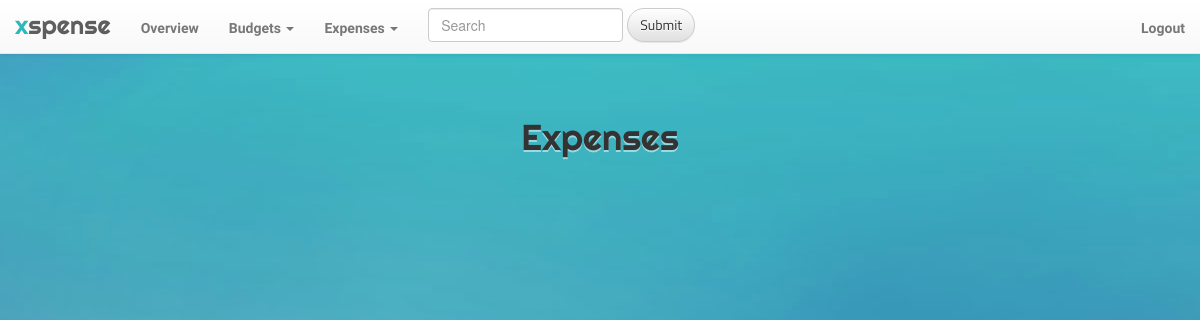
Before: /expenses (signed in) with the older database file.
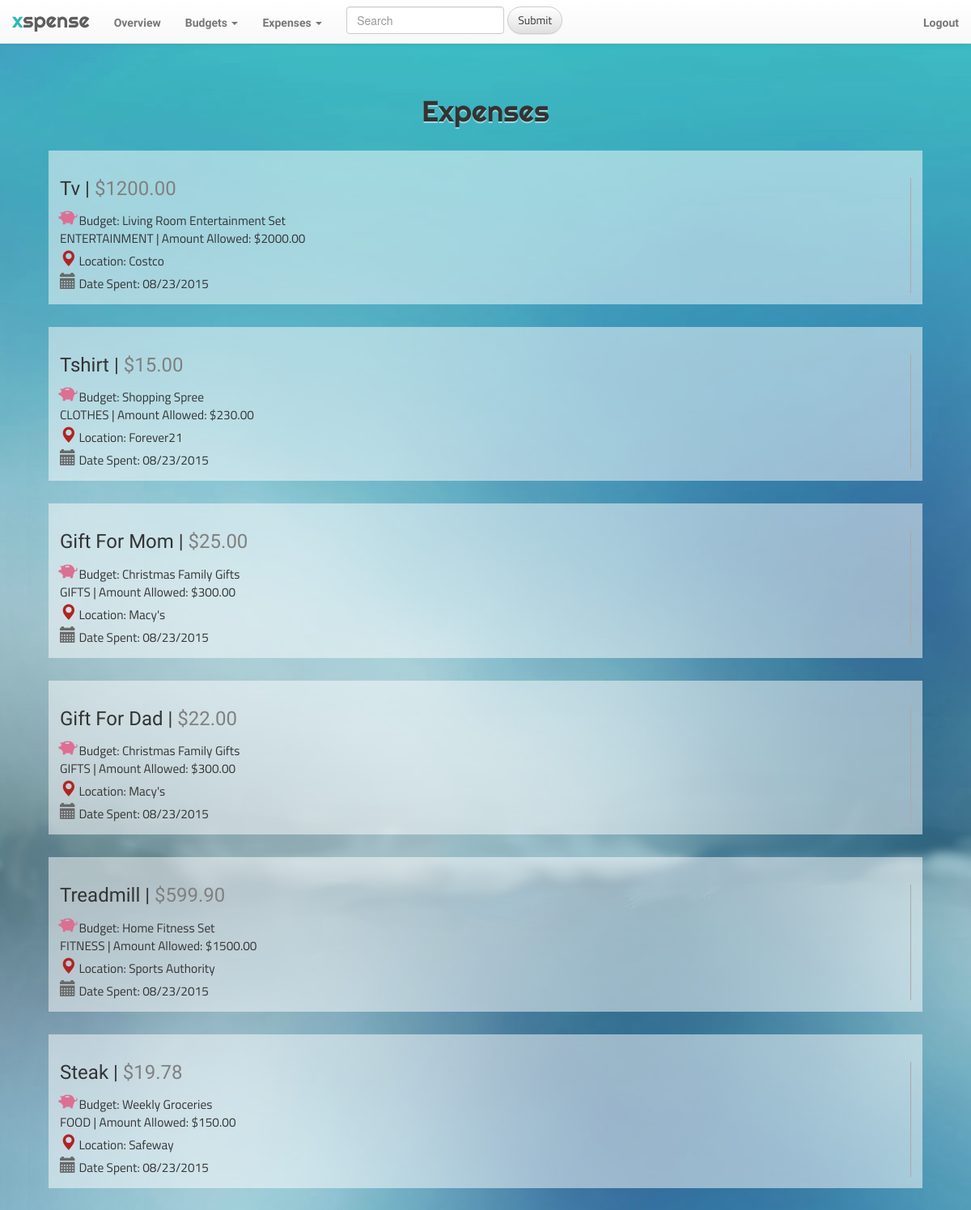
After: the same page with the newer database file.
### app_xspense/models.py (models this page shows, shortened)
class Expense(models.Model):
	user = models.ForeignKey('auth.User', null=True)
	budget = models.ForeignKey(Budget, on_delete=models.CASCADE, null=True, blank=True)
	item = models.TextField()
	price = models.DecimalField(max_digits=9, decimal_places=2)
	date = models.DateTimeField(
		default=timezone.now)
	location = models.TextField()

class Budget(models.Model):
	ELECTRONICS = 0
	OFFICE = 1
	ENTERTAINMENT = 2
	HOME_FURNITURE = 3
	CLOTHES = 4
	BABY_KIDS = 5
	TOYS_GAMES_CRAFTS = 6
	FOOD = 7
	HEALTH = 8
	BEAUTY = 9
	SPORTS_FITNESS = 10
	AUTO = 11
	GIFTS = 12
	OTHER = 13
	EDUCATION = 14
	category_choices = [
		(ELECTRONICS, 'electronics'),
		(OFFICE, 'office'),
		(ENTERTAINMENT, 'entertainment'),
		(HOME_FURNITURE, 'home/furniture'),
		(CLOTHES, 'clothes'),
		(BABY_KIDS, 'baby/kids'),
		(TOYS_GAMES_CRAFTS, 'toys/games/crafts'),
		(FOOD, 'food'),
		(HEALTH, 'health'),
		(BEAUTY, 'beauty'),
		(SPORTS_FITNESS, 'sports/fitness'),
		(AUTO, 'auto'),
		(GIFTS, 'gifts'),
		(OTHER, 'other'),
		(EDUCATION, 'education')
		]
	category = models.IntegerField(choices=category_choices, default=13)
	user = models.ForeignKey('auth.User', null=True)
	purpose = models.TextField()
	amount = models.DecimalField(max_digits=9, decimal_places=2)
	date_created = models.DateTimeField(
		default=timezone.now)

### app_xspense/views.py (the view)
# urls.py: url(r'^expenses$', views.all_expenses, name='all_expenses'),
@login_required
def all_expenses(request):
	expenses = Expense.objects.filter(user=request.user).order_by('-date')
	return render(request, 'app_xspense/expenses.html', {'expenses': expenses})

### app_xspense/templatetags/filters.py (called while the page is built)
@register.filter(name='categoryString')
def categoryString(value):
	return {
		0: 'ELECTRONICS',
        1: 'OFFICE',
        2: 'ENTERTAINMENT',
        3: 'HOME FURNITURE',
        4: 'CLOTHES',
        5: 'BABY & KIDS',
        6: 'TOYS & GAMES',
        7: 'FOOD',
        8: 'HEALTH',
        9: 'BEAUTY',
        10: 'FITNESS',
        11: 'AUTO',
        12: 'GIFTS',
        13: 'OTHER',
        14: 'EDUCATION'
    }.get(value, 13)

### app_xspense/templates/app_xspense/expenses.html (shortened to what this page needs)
{% extends "app_xspense/base.html" %}
{% load filters %}
{% block content %}
	<h1 class="head-title">Expenses</h1>
	{% for expense in expenses %}
		<div class="solo-page container" style="width: 90%">
			<div class="small-12 medium-6 columns" id="expense-overview">
				<h3 class="title">{{ expense.item | title }} | <font style="color:grey;">${{ expense.price }}</font> </h3>
				<p>
					<span class="glyphicon glyphicon-piggy-bank small-1 column expense-icon" id="piggy-bank" aria-hidden="true"></span>
					Budget: {{ expense.budget.purpose | title }}
					<br>
					{{ expense.budget.category | categoryString }} | Amount Allowed: ${{ expense.budget.amount }}
				</p>
				<p>
					<span class="glyphicon glyphicon-map-marker small-1 column expense-icon" id="map-marker" aria-hidden="true"></span> Location: {{ expense.location | title }}
				</p>
				<p>
					<span class="glyphicon glyphicon-calendar small-1 column expense-icon" id="calendar" aria-hidden="true"></span>
					Date Spent: {{ expense.date|date:"m/d/Y" }}
				</p>
			</div>
		</div>
	{% endfor %}
{% endblock %}

Changed rows visible on the page:
added Expense: item "Tv", price "1200.00", budget.purpose "Living Room Entertainment Set", budget.category|categoryString "ENTERTAINMENT", budget.amount "2000.00", location "Costco", date "08/23/2015"
added Expense: item "Tshirt", price "15.00", budget.purpose "Shopping Spree", budget.category|categoryString "CLOTHES", budget.amount "230.00", location "Forever21", date "08/23/2015"
added Expense: item "Gift For Mom", price "25.00", budget.purpose "Christmas Family Gifts", budget.category|categoryString "GIFTS", budget.amount "300.00", location "Macy's", date "08/23/2015"
added Expense: item "Gift For Dad", price "22.00", budget.purpose "Christmas Family Gifts", budget.category|categoryString "GIFTS", budget.amount "300.00", location "Macy's", date "08/23/2015"
added Expense: item "Treadmill", price "599.90", budget.purpose "Home Fitness Set", budget.category|categoryString "FITNESS", budget.amount "1500.00", location "Sports Authority", date "08/23/2015"
added Expense: item "Steak", price "19.78", budget.purpose "Weekly Groceries", budget.category|categoryString "FOOD", budget.amount "150.00", location "Safeway", date "08/23/2015"
